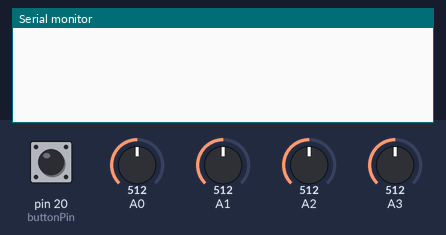
A sketch run on a simulated Arduino Mega 2560, built with avr-gcc and run on an emulated ATmega2560. Parts: the last lines printed to the serial monitor. The test bench sets the inputs (shaded band); at power-on: pin 20 (buttonPin) HIGH, A0 = 512, A1 = 512, A2 = 512, A3 = 512.

Above: at 1.2 s.
1.3 s: pin 20 (buttonPin) pulled LOW for 0.15 s
At 2.6 s:
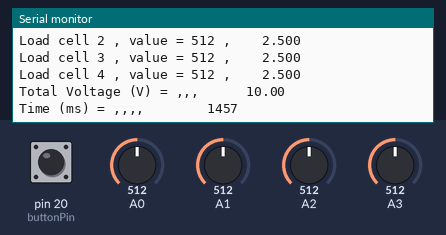
2.9 s: pin 20 (buttonPin) pulled LOW for 1 s
At 5.3 s:
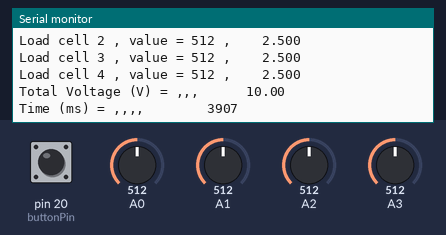
Timing chart, 0 to 6.8 s (numbered marks = the images above; inputs shaded):
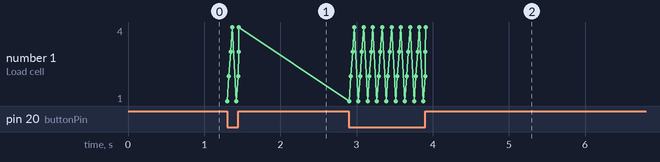

The sketch:

Load_cell_read.ino
```cpp
/*
  Reads load cell values from strawberry cart

  Author: Richie Rehal
  Date: 8-15-2014
  Bio-Automation Lab

  Addition: April 2015
  Added in code ot read from custom IMU
*/

#define INTERVAL 100    //100ms intervals = 10 samples per second

int buttonPin = 20;        // corresponds to ISR.3 on Arduino Mega
int analogPin[4] = {0, 1, 2, 3};
int loadCellVal[4] = {0};

unsigned long currentTime = 0;
unsigned long prevTime = 0;
volatile int captureFlag = 0;

float accel[3] = {0};
float gyro[3] = {0};
float compass[3] = {0};
float euler[3] = {0};
float quatern[4] = {0};
float IMUvalues[16] = {0};

String IMUinput = "";

void timedOutput()
{
      while(millis() - prevTime < INTERVAL)
      {
        //wait
      }
}//timedOutput()

void capture()
{
   // ISR
   // when button is pressed, capture and transmit data
   captureFlag = 1;

}//capture()

void readLoadCells()
{
    float analogVoltage = 0;
    float totalVoltage = 0;
    unsigned short adcVal = 0;
    uint8_t upper = 0;
    uint8_t lower = 0;
/*
    Serial.println();
    Serial.println();
    Serial.println("Printing load cell readings...");
    Serial.println();
*/
    for(int i = 0; i < 4; i++)
    {
      loadCellVal[i] = analogRead(analogPin[i]);


      // output data
      Serial.print("Load cell ");
      Serial.print(i+1);
      Serial.print(" , value = ");
      Serial.print(loadCellVal[i]);

      analogVoltage = ((float)loadCellVal[i] / 1024) * 5;
      Serial.print(" , \t ");

      totalVoltage += analogVoltage;
      Serial.print(analogVoltage, 3);
	//Serial.println(" V");
      Serial.println();
//


     adcVal = (unsigned short)loadCellVal[i];
     lower = adcVal & 0xFF;
     upper = adcVal >> 8;
     //Serial.write(adcVal);
/*
     Serial.write(upper);
     Serial.write(lower);
*/
     //Serial.write(0x0A);
     //Serial.write(0x0B);

    //Serial.print(loadCellVal[i], HEX);


    }//for i

    // Note: commma delimiters for easier Excel importing
    Serial.print("Total Voltage (V) = ,,, \t\t ");
    Serial.println(totalVoltage);
    totalVoltage = 0;    // reset voltage sum
    Serial.print("Time (ms) = ,,,, \t\t\t ");
    currentTime = millis();
    Serial.println(currentTime);
    //Serial.println();

}//readLoadCells()


// reads from IMU device through Serial2
void readMotionData(void)
{
  int i = 0;
  char inChar = 0;

  //first send byte indicating ready to recieve
  Serial2.print('r');
  currentTime = millis();

  //wait
  //delay(50);

  while(i < 16)
  {
    if(Serial2.available())
    {
      inChar = Serial2.read();
      //delay(10);
      //Serial.print(inChar);

      if(inChar != '\n')
      {
        IMUinput += inChar;
      }else{
        //valid float found
        IMUvalues[i++] = IMUinput.toFloat();
        //Serial.println(IMUvalues[i-1]);
        IMUinput = "";
      }
    }
  }//while all data not received

  Serial2.flush();
  i = 0;

   // output data to Serial
   Serial.print("Accel X =, ");
   Serial.println(IMUvalues[0], 6);
   Serial.print("Accel Y =, ");
   Serial.println(IMUvalues[1], 6);
   Serial.print("Accel Z =, ");
   Serial.println(IMUvalues[2], 6);
   Serial.print("Roll =, ");
   Serial.println(IMUvalues[9], 6);
   Serial.print("Pitch =, ");
   Serial.println(IMUvalues[10], 6);
   Serial.print("Yaw =, ");
   Serial.println(IMUvalues[11], 6);
   Serial.print("Quaternion 1 =, ");
   Serial.println(IMUvalues[12], 6);
   Serial.print("Quaternion 2 =, ");
   Serial.println(IMUvalues[13], 6);
   Serial.print("Quaternion 3 =, ");
   Serial.println(IMUvalues[14], 6);
   Serial.print("Quaternion 4 =, ");
   Serial.println(IMUvalues[15], 6);
   Serial.print("Time (ms) =,, ");
   Serial.println(currentTime);

   Serial.println();


}//readMotionData()

void setup()
{

  //start serial
  Serial.begin(115200);

  Serial2.begin(115200);
  //Serial.println("Set up complete");

  //setup pins
  pinMode(buttonPin, INPUT);
  attachInterrupt(3, capture, LOW);  //interrupt on button press
                                    //button = active low

}//setup()

void loop()
{
  char RXbyte = 0;


  if(captureFlag == 1)
  {
      readLoadCells();

      //readMotionData();

      captureFlag = 0;
  }


/*
  //currentTime = millis();

  //if(Serial.available() > 0)
  if(true)
  {
    RXbyte = Serial.read();

    if(RXbyte == 'r')
    //if(true)
    {
      // read and write analog values

      readLoadCells();

    }//if 'r'
    else
    {
      //timed output

    }//else
  }//if

  //prevTime = millis();

*/

}//loop()
```

Measured:
- after the input at 1.3 s, the serial monitor: prints a new line at once (image 1)
- after the input at 2.9 s, the serial monitor: prints a new line after 0.11 s (image 2)
